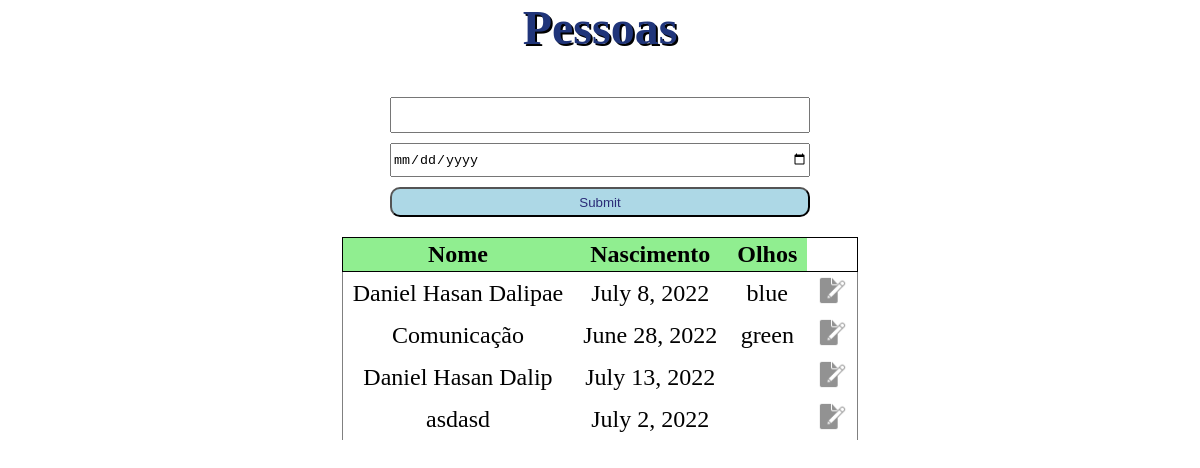
Before: / with the older database file.
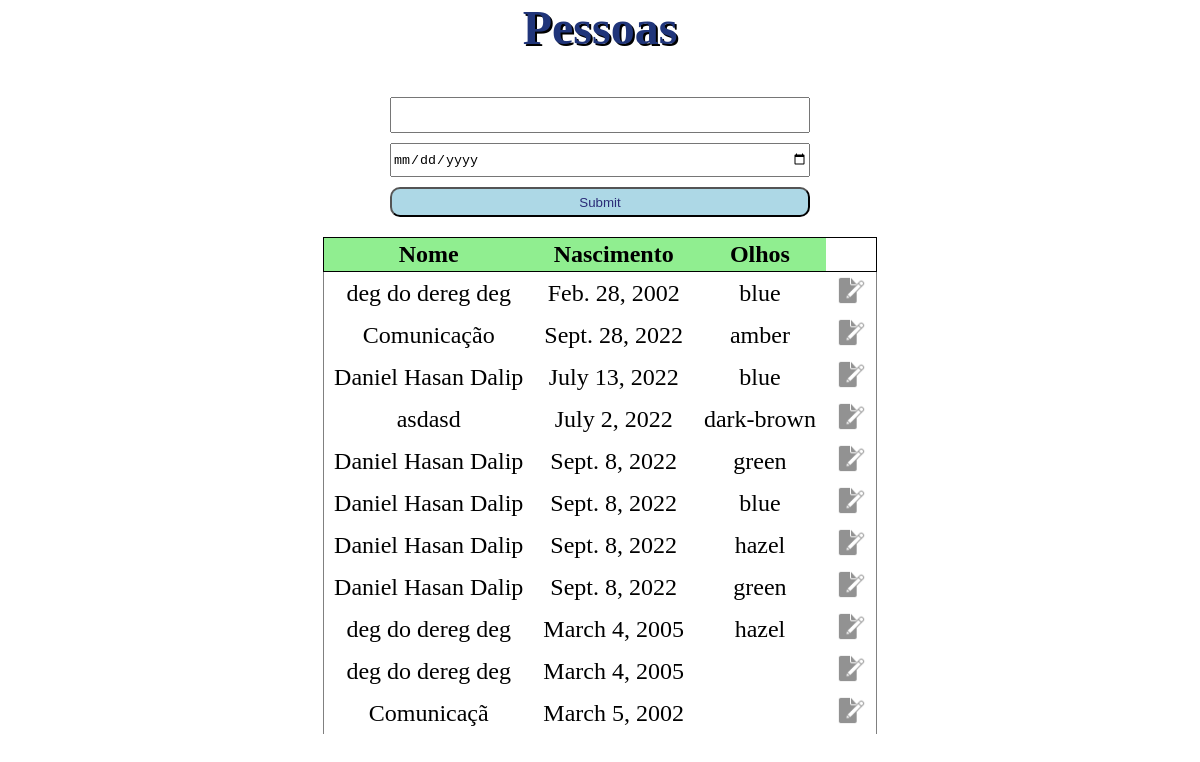
After: the same page with the newer database file.
### toy/models/person.py (models this page shows, shortened)
class Person(models.Model):
    name = models.CharField(max_length=200)
    eye_color = models.ForeignKey(EyeColor, on_delete=models.CASCADE)
    birth_date = models.DateField(null=True)
    objects = PersonManager()

### toy/models/models.py (models this page shows, shortened)
class EyeColor(models.Model):
    AMBER = "amber"
    HAZEL = "hazel"
    BLUE = "blue"
    GREEN = "green"
    BROWN = "brown"
    DARK_BROWN = "dark-brown"
    EYE_CHOICES = [
        (AMBER, "Amber"),
        (HAZEL, "Hazel"),
        (BLUE, "Blue"),
        (GREEN, "Green"),
        (BROWN, "Brown"),
        (DARK_BROWN, "Dark Brown")
    ]
    color_name = models.CharField(max_length=50, choices=EYE_CHOICES, unique=True)

### toy/views/with_form.py (the view, shortened to what this page needs)
# urls.py: path('',ListPerson.as_view(),name="home"),
class ListPerson(View):
    def get(self, request):
        people = Person.objects.all()
        form = PersonForm()
        context = {"people":people, "form":form}
        return render(request,"list_person.html", context)

### toy/views/forms.py
class PersonForm(forms.ModelForm):
    def __init__(self, *args, **kwargs):
        super().__init__(*args, **kwargs)
        for key, field in self.fields.items():
            field.label = ""
    class Meta:
        model = Person
        fields = ['name', 'birth_date']
        widgets = {
            'birth_date': DateInput()
        }

### templates/list_person.html (shortened to what this page needs)
{% extends "base.html" %}
{% load static %}
{% block content %}
  <h1>Pessoas </h1>
  <section id="tesouros">
    <form method="post">
      {{form}}
      <input type="submit">
    </form>
    <table>
      <thead>
        <tr>
          <th>Nome</th>
          <th>Nascimento</th>
          <th>Olhos</th>
        </tr>
      </thead>
      <tbody>
        {% for pessoa in people %}
        <tr>
          <td>{{ pessoa.name }}</td>
          <td>{{ pessoa.birth_date }}</td>
          <td>{{ pessoa.eye_color.color_name  }}</td>
          <td><a href="{% url "editar_dados" pessoa.id %}"><img src="{% static 'imgs/edit.png' %}" alt="Editar"></a></td>
        </tr>
        {% endfor %}
      </tbody>
    </table>
  </section>
{% endblock %}

### templates/base.html (shortened to what this page needs)
{% load static %}
<!DOCTYPE html>
<html>
  <head>
    <link rel="stylesheet" href="{% static "estilos.css" %}">
  </head>
  <body>
  {% block content %}
  {% endblock %}
  </body>
</html>

### toy/static/estilos.css (style rules this page uses)
html, body { height: 100%; }
tbody a img { height: 30px; cursor: pointer; }
form { background-color: rgba(255, 255, 255, 0.5); width: 70%; margin-top: 5px; text-align: left; padding: 10px 5px; margin: 0 auto; }
input { margin-bottom: 10px; }
form { display: flex; justify-content: center; flex-direction: column; }
input[type="submit"],button { background-color: lightblue; color: #2a2b77; margin-bottom: 10px; border-radius: 10px; }
input { height: 30px; }
body { margin: 0% 25%; font-size: 24px; text-align: center; }
h1 { margin-top: 0; color: rgb(32, 53, 122); text-shadow: 2px 2px black; }
table { border-collapse: collapse; margin-left: auto; margin-right: auto; }
td,th { padding: 3px 10px; }
tbody { border-left: 1px solid gray; border-right: 1px solid gray; background-color: white; }
tfoot, thead { border: 1px solid black; }
thead { background-color: lightgreen; }

Changed rows visible on the page:
changed Person: name "Daniel Hasan Dalipae" → "deg do dereg deg"; birth_date "July 8, 2022" → "Feb. 28, 2002"
changed Person "Comunicação": birth_date "June 28, 2022" → "Sept. 28, 2022"; eye_color.color_name "green" → "amber"
changed Person "July 13, 2022": eye_color.color_name (not shown) → "blue"
changed Person "asdasd": eye_color.color_name (not shown) → "dark-brown"
added Person: name "Daniel Hasan Dalip", birth_date "Sept. 8, 2022", eye_color.color_name "green"
added Person: name "Daniel Hasan Dalip", birth_date "Sept. 8, 2022", eye_color.color_name "blue"
added Person: name "Daniel Hasan Dalip", birth_date "Sept. 8, 2022", eye_color.color_name "hazel"
added Person: name "Daniel Hasan Dalip", birth_date "Sept. 8, 2022", eye_color.color_name "green"
added Person: name "deg do dereg deg", birth_date "March 4, 2005", eye_color.color_name "hazel"
added Person: name "deg do dereg deg", birth_date "March 4, 2005"
added Person: name "Comunicaçã", birth_date "March 5, 2002"
